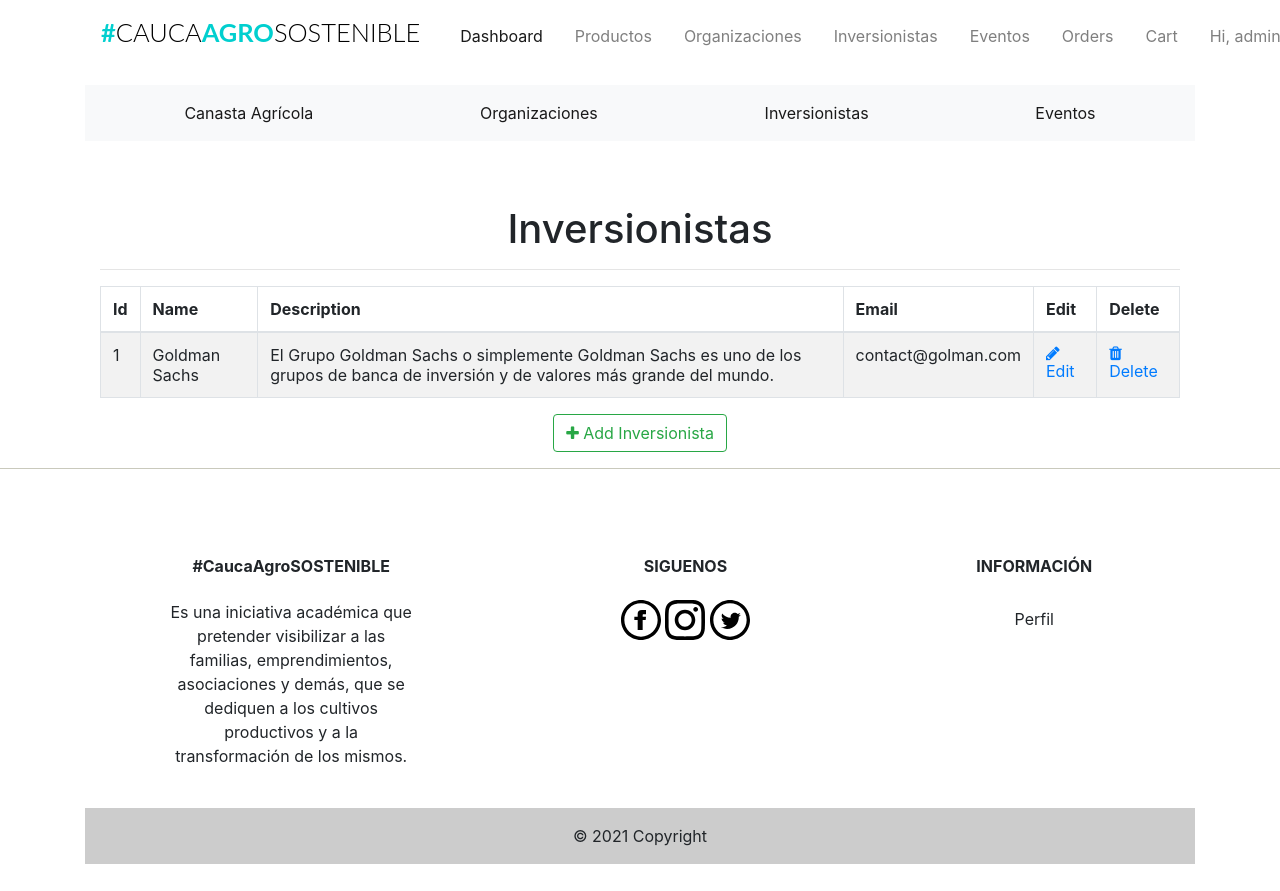
The app's page /admin/inversionistas (signed in), older data.
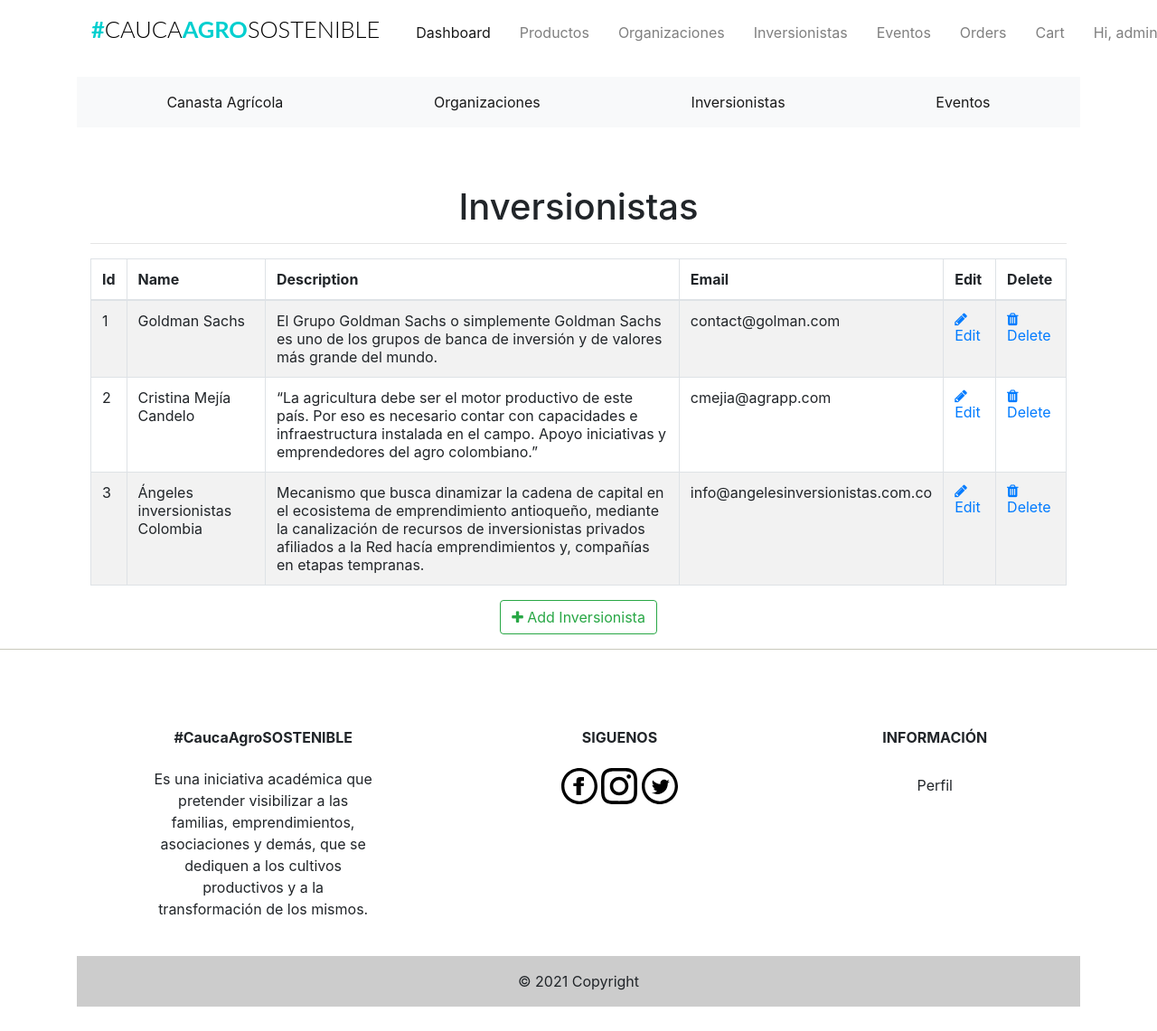
The same page, newer data.
### app/models.py (models this page shows, shortened)
class Inversionistas(db.Model):
    __tablename__ = 'inversionistas'
    id = db.Column(db.Integer, primary_key=True)
    inversionista_name = db.Column(db.String(20), index=True)
    inversionista_image = db.Column(db.String(120))
    inversionista_desc = db.Column(db.String(120))
    inversionista_email = db.Column(db.String(120))

### app/admin/routes.py (the view)
@admin.route('/inversionistas', methods=['GET', 'POST'])
@login_required
def list_inversionistas():
    check_admin()
    inversionistas = Inversionistas.query.all()
    return render_template('admin/inversionistas/inversionistas.html', title="Inversionistas", inversionistas=inversionistas)

### app/admin/routes.py (called while the page is built)
def check_admin():
    if not current_user.is_admin:
        abort(403)

### app/models.py (called while the page is built)
@login_manager.user_loader
def load_user(id):
    return Users.query.get(int(id))

### app/templates/admin/inversionistas/inversionistas.html (shortened to what this page needs)
{% extends "base.html" %}
{% block head %}
<head>
    <link href="//maxcdn.bootstrapcdn.com/font-awesome/4.1.0/css/font-awesome.min.css" rel="stylesheet">
</head>
{%endblock head%}
{% block body %}
<div class="container">
  <div class="outer">
    <div class="middle">
      <div class="inner">
        <br/>
        <br/>
        <h1 style="text-align:center;">Inversionistas</h1>
        {% if inversionistas %}
          <hr class="intro-divider">
            <table class="table table-striped table-bordered">
              <thead>
                <tr>
                  <th> Id </th>
                  <th> Name </th>
                  <th> Description </th>
                  <th> Email </th>
                  <th> Edit </th>
                  <th> Delete </th>
                </tr>
              </thead>
              <tbody>
              {% for inversionista in inversionistas %}
                <tr>
                  <td> {{ inversionista.id}} </td>
                  <td> {{ inversionista.inversionista_name }} </td>
                  <td> {{ inversionista.inversionista_desc }} </td>
                  <td> {{ inversionista.inversionista_email }} </td>
                  <td>
                    <a href="{{ url_for('admin.edit_inversionista', id=inversionista.id) }}">
                      <i class="fa fa-pencil"></i> Edit
                    </a>
                  </td>
                  <td>
                    <a href="{{ url_for('admin.delete_inversionista', id=inversionista.id) }}">
                      <i class="fa fa-trash"></i> Delete
                    </a>
                  </td>
                </tr>
              {% endfor %}
              </tbody>
            </table>
          <div style="text-align: center">
        {% else %}
          <div style="text-align: center">
            <h3> No Inversionista have been added. </h3>
            <hr class="intro-divider">
        {% endif %}
          <a href="{{ url_for('admin.add_inversionista') }}" class="btn btn-outline-success">
            <i class="fa fa-plus"></i>
            Add Inversionista
          </a>
        </div>
      </div>
    </div>
  </div>
</div>
{% endblock %}

Row changes from the older to the newer data that the page shows:
added Inversionistas: id "2", inversionista_name "Cristina Mejía Candelo", inversionista_desc "“La agricultura debe ser el motor productivo de este país. Por eso es necesario contar con capacidades e infraestructura instalada en el campo. Apoyo iniciativas y emprendedores del agro colombiano.”", inversionista_email "cmejia@agrapp.com"
added Inversionistas: id "3", inversionista_name "Ángeles inversionistas Colombia", inversionista_desc "Mecanismo que busca dinamizar la cadena de capital en el ecosistema de emprendimiento antioqueño, mediante la canalización de recursos de inversionistas privados afiliados a la Red hacía emprendimientos y, compañías en etapas tempranas.", inversionista_email "info@angelesinversionistas.com.co"
